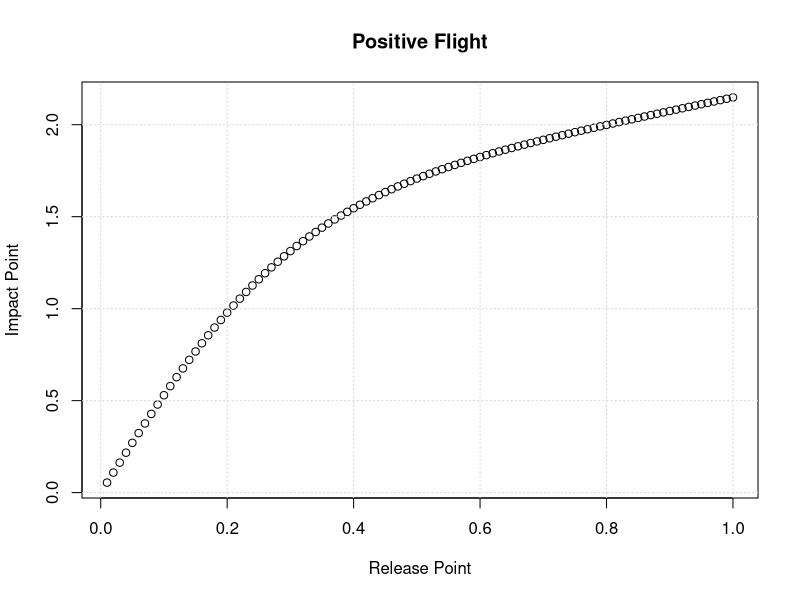
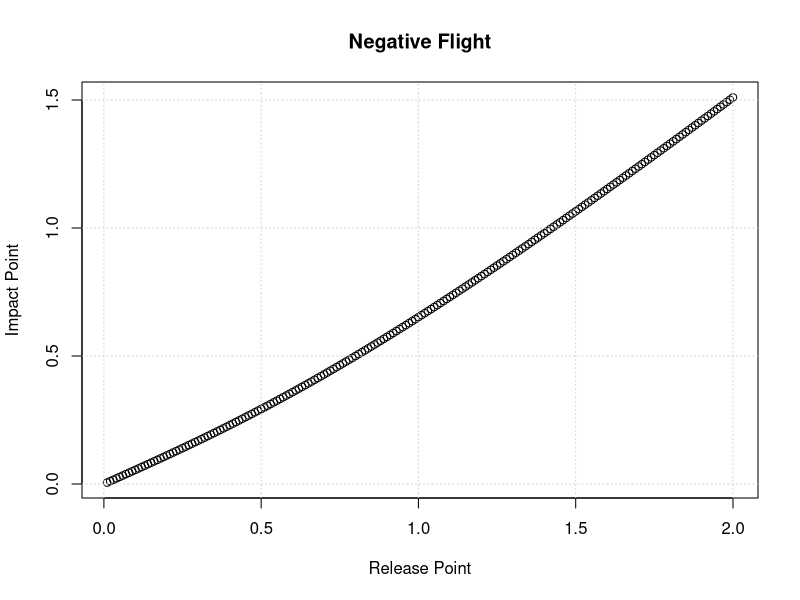
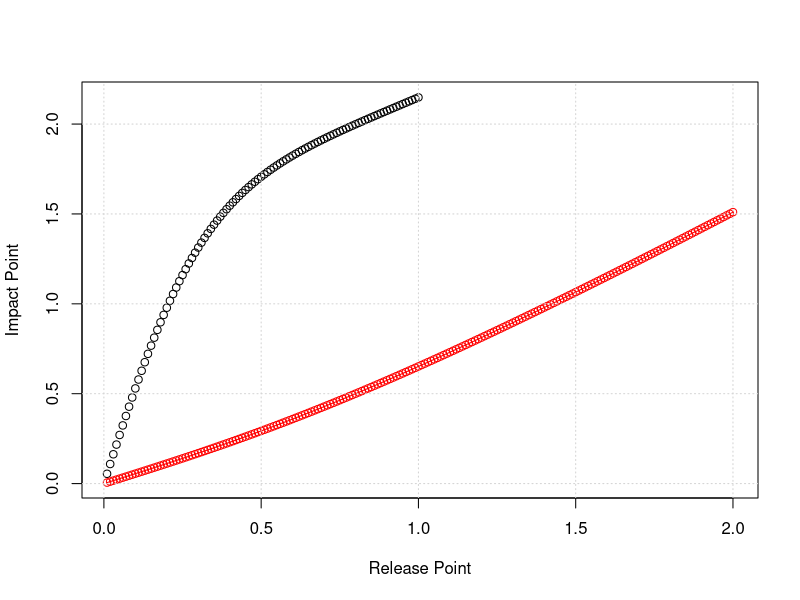

Write R code to recreate these figures, in order.
## ---- chunk 1
knitr::opts_chunk$set(echo = TRUE)
## ---- chunk 2
# Consider flying in +x direction
# When package is released it will rise to a peak, stall, and fall
v0=1
x=c()
y=c()
for (x0 in seq(0.01,1,0.01)) {
    z0=x0^2
    theta=atan(2*x0)
    vx0=v0*cos(theta)
    vz0=v0*sin(theta)
    a_x=0
    a_z=1
    # t1 = time for projectile to reach max height
    # z1 = max height
    t1=vz0/a_z
    z1=z0+vz0*t1-1/2*a_z*t1^2
    # t2 = time to fall to ground
    t2=sqrt(2*z1/a_z)
    # t = total flight time
    # xf = final x location
    xf=x0+vx0*(t1+t2)
    x=c(x,x0)
    y=c(y,xf)
}
plot(x,y,type='b',xlab='Release Point',ylab='Impact Point',main="Positive Flight")
grid()
## ---- chunk 3
# Consider flying in -x direction in the +x area
# When package is released it will launch with a negative velocity in x,z
v0=1
x2=c()
y2=c()
for (x0 in seq(0.01,2,0.01)) {
    z0=x0^2
    theta=atan(2*x0)
    vx0=-v0*cos(theta)
    vz0=-v0*sin(theta)
    a_x=0
    a_z=-1
    # t = time for projectile to reach ground
    #
    # 0=z0+vz0*t+1/2*a_z*t^2
    # t = (-vz0 +/- sqrt(vz0^2-4*1/2*a_z*z0))/(2*1/2*a_z)
    #
    # If vz0<0 and a_z<0 then need + sign for negative t, - sign for positive
    t = (-vz0 - sqrt(vz0^2-4*0.5*a_z*z0))/a_z
    xf=x0+vx0*t
    x2=c(x2,x0)
    y2=c(y2,xf)
}
plot(x2,y2,type='b',xlab='Release Point',ylab='Impact Point',main="Negative Flight")
grid()
## ---- chunk 4
plot(x,y,type='b',
     xlim=range(x,x2),
     ylim=range(y,y2),
     xlab='Release Point',ylab='Impact Point')
lines(x2,y2,col='red')
points(x2,y2,col='red')
grid()
